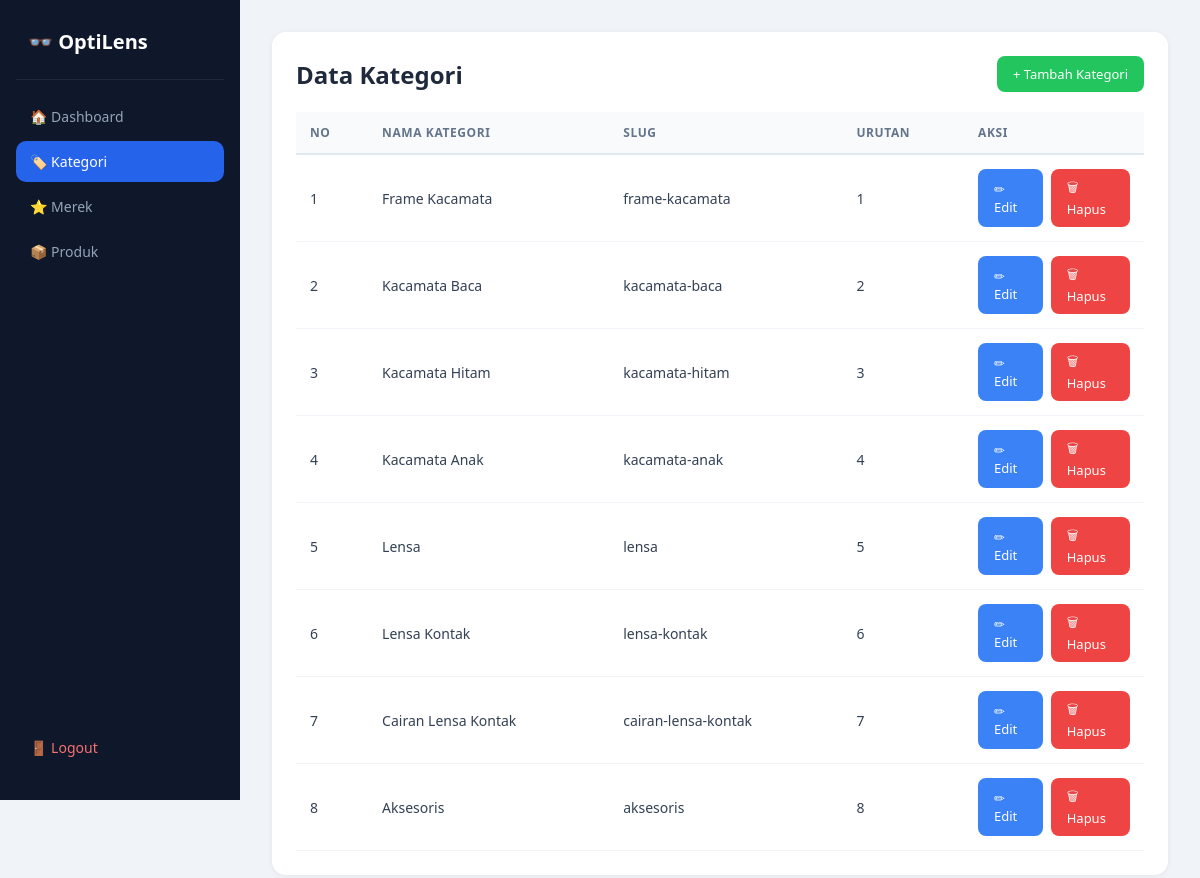
/admin/kategori/index.php (signed in), run on the app's committed database.
### tables this page shows
CREATE TABLE `kategori` (
  `id` int UNSIGNED NOT NULL,
  `nama` varchar(100) NOT NULL,
  `slug` varchar(120) NOT NULL,
  `deskripsi` text,
  `gambar` varchar(255) DEFAULT NULL,
  `urutan` int NOT NULL DEFAULT '0',
  `created_at` datetime NOT NULL DEFAULT CURRENT_TIMESTAMP
);

### admin/kategori/index.php (the view, shortened to what this page needs)
<?php
require_once "../../config/database.php";
$data = mysqli_query(
    $conn,
    "SELECT * FROM kategori ORDER BY urutan ASC"
);
?>
<!DOCTYPE html>
<html>
<head>
<link rel="stylesheet" href="../assets/style.css">
</head>
<body>
<div class="wrapper">
    <div class="sidebar">
        <div class="brand">👓 OptiLens</div>
        <a href="../dashboard.php">🏠 Dashboard</a>
        <a href="index.php" class="active">🏷️ Kategori</a>
        <a href="../merek/index.php">⭐ Merek</a>
        <a href="../produk/index.php">📦 Produk</a>
        <a href="../../logout.php" class="logout">🚪 Logout</a>
    </div>
    <div class="main">
        <div class="card">
            <div style="
                display:flex;
                justify-content:space-between;
                align-items:center;
                margin-bottom:20px;
            ">
                <h2>Data Kategori</h2>
                <a href="tambah.php" class="btn btn-add">
                    + Tambah Kategori
                </a>
            </div>
            <table class="table">
                <thead>
                    <tr>
                        <th>No</th>
                        <th>Nama Kategori</th>
                        <th>Slug</th>
                        <th>Urutan</th>
                        <th width="180">Aksi</th>
                    </tr>
                </thead>
                <tbody>
                <?php
                $no = 1;
                while($row = mysqli_fetch_assoc($data)):
                ?>
                    <tr>
                        <td><?= $no++ ?></td>
                        <td><?= $row['nama'] ?></td>
                        <td><?= $row['slug'] ?></td>
                        <td><?= $row['urutan'] ?></td>
                        <td>
                            <div class="action">
                                <a
                                    href="edit.php?id=<?= $row['id'] ?>"
                                    class="btn btn-edit">
                                    ✏ Edit
                                </a>
                                <a
                                    href="hapus.php?id=<?= $row['id'] ?>"
                                    class="btn btn-delete"
                                    onclick="return confirm('Hapus kategori ini?')">
                                    🗑 Hapus
                                </a>
                            </div>
                        </td>
                    </tr>
                <?php endwhile; ?>
                </tbody>
            </table>
        </div>
    </div>
</div>
</body>
</html>

### admin/assets/style.css (style rules this page uses)
* { margin: 0; padding: 0; box-sizing: border-box; font-family: 'Segoe UI', sans-serif; }
body { background: #f0f4f8; color: #1e293b; }
.wrapper { display: flex; min-height: 100vh; }
.sidebar { width: 240px; min-width: 240px; background: #0f172a; padding: 28px 16px; display: flex; flex-direction: column; position: sticky; top: 0; height: 100vh; }
.sidebar .brand { color: #fff; font-size: 20px; font-weight: 700; padding: 0 12px 24px; border-bottom: 1px solid #1e293b; margin-bottom: 16px; }
.sidebar a { display: flex; align-items: center; gap: 10px; color: #94a3b8; text-decoration: none; padding: 11px 14px; border-radius: 10px; margin-bottom: 4px; font-size: 14px; transition: background .2s, color .2s; }
.sidebar a.active { background: #2563eb; color: #fff; }
.sidebar .logout { margin-top: auto; color: #f87171; }
.main { flex: 1; padding: 32px; overflow-x: hidden; }
.card { background: #fff; border-radius: 14px; padding: 24px; box-shadow: 0 1px 6px rgba(0,0,0,.06); margin-bottom: 24px; }
.btn { display: inline-flex; align-items: center; gap: 6px; padding: 9px 16px; border-radius: 8px; text-decoration: none; font-size: 13px; font-weight: 500; cursor: pointer; border: none; transition: opacity .2s, transform .1s; }
.btn-add { background: #22c55e; color: #fff; }
.btn-edit { background: #3b82f6; color: #fff; }
.btn-delete { background: #ef4444; color: #fff; }
.table { width: 100%; border-collapse: collapse; }
.table thead tr { background: #f8fafc; border-bottom: 2px solid #e2e8f0; }
.table th { padding: 12px 14px; text-align: left; font-size: 12px; font-weight: 600; text-transform: uppercase; letter-spacing: .05em; color: #64748b; }
.table td { padding: 14px; font-size: 14px; border-bottom: 1px solid #f1f5f9; color: #334155; vertical-align: middle; }
.action { display: flex; gap: 8px; }

### data on the page
kategori: nama "Frame Kacamata", slug "frame-kacamata", urutan "1"
kategori: nama "Kacamata Baca", slug "kacamata-baca", urutan "2"
kategori: nama "Kacamata Hitam", slug "kacamata-hitam", urutan "3"
kategori: nama "Kacamata Anak", slug "kacamata-anak", urutan "4"
kategori: nama "Lensa", slug "lensa", urutan "5"
kategori: nama "Lensa Kontak", slug "lensa-kontak", urutan "6"
kategori: nama "Cairan Lensa Kontak", slug "cairan-lensa-kontak", urutan "7"
kategori: nama "Aksesoris", slug "aksesoris", urutan "8"
